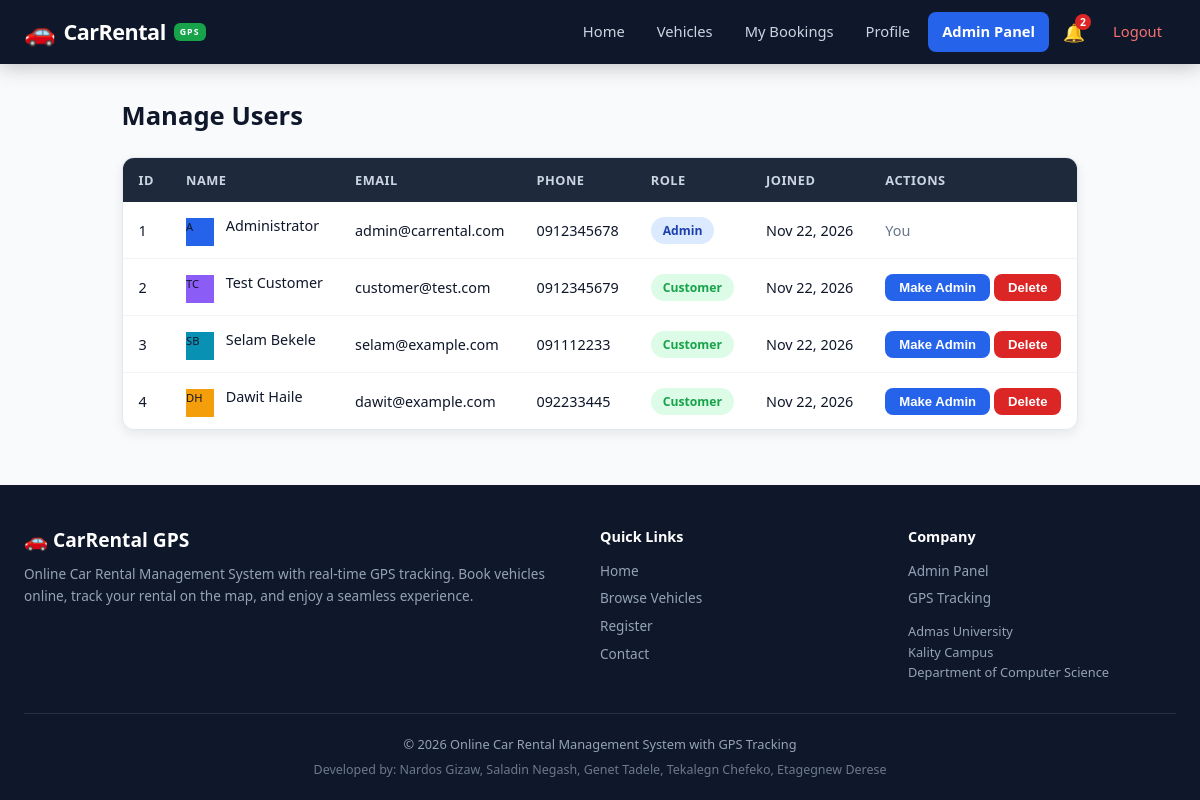
The page /admin/users.php (signed in) on the database its author committed.
### tables this page shows
CREATE TABLE IF NOT EXISTS users (
    id              INT AUTO_INCREMENT PRIMARY KEY,
    full_name       VARCHAR(100)   NOT NULL,
    email           VARCHAR(150)   NOT NULL UNIQUE,
    password        VARCHAR(255)   NOT NULL,
    phone           VARCHAR(20)    DEFAULT NULL,
    role            ENUM('customer','admin') DEFAULT 'customer',
    license_number  VARCHAR(50)    DEFAULT NULL,
    license_image   VARCHAR(255)   DEFAULT NULL,
    avatar_color    VARCHAR(7)     DEFAULT '#2563eb',
    status          ENUM('active','suspended','pending_verification') DEFAULT 'active',
    created_at      TIMESTAMP      DEFAULT CURRENT_TIMESTAMP,
    updated_at      TIMESTAMP      DEFAULT CURRENT_TIMESTAMP ON UPDATE CURRENT_TIMESTAMP
);

### config/database.php (called while the page is built, shortened)
<?php
function db() {
    static $pdo = null;
    if ($pdo === null) {
        try {
            $dsn = 'mysql:host=' . DB_HOST . ';port=' . DB_PORT . ';dbname=' . DB_NAME . ';charset=utf8mb4';
            $pdo = new PDO($dsn, DB_USER, DB_PASS, [
                PDO::ATTR_ERRMODE            => PDO::ERRMODE_EXCEPTION,
                PDO::ATTR_DEFAULT_FETCH_MODE => PDO::FETCH_ASSOC,
                PDO::ATTR_EMULATE_PREPARES   => false,
            ]);
        } catch (PDOException $e) {
            die('Database connection failed: ' . $e->getMessage());
        }
    }
    return $pdo;
}

### includes/functions.php (called while the page is built, shortened)
<?php
function e(string $str): string {
    return htmlspecialchars($str, ENT_QUOTES, 'UTF-8');
}
function formatDate($date): string {
    return date('M d, Y', strtotime($date));
}
function avatarColor(string $name): string {
    $colors = ['#2563eb', '#16a34a', '#f59e0b', '#dc2626', '#8b5cf6', '#0891b2', '#db2777'];
    return $colors[crc32($name) % count($colors)];
}
function initials(string $name): string {
    $parts = explode(' ', trim($name));
    $out = '';
    foreach ($parts as $p) { $out .= strtoupper($p[0] ?? ''); }
    return substr($out, 0, 2) ?: '?';
}

### admin/users.php (the view, shortened to what this page needs)
<?php
require_once __DIR__ . '/../includes/functions.php';
$users = db()->query('SELECT * FROM users ORDER BY created_at DESC')->fetchAll();
include __DIR__ . '/../includes/header.php';
?>
<h2 class="page-title">Manage Users</h2>
<div class="table-card">
    <table>
        <thead>
            <tr><th>ID</th><th>Name</th><th>Email</th><th>Phone</th><th>Role</th><th>Joined</th><th>Actions</th></tr>
        </thead>
        <tbody>
            <?php foreach ($users as $u): ?>
            <tr>
                <td><?= $u['id'] ?></td>
                <td>
                    <div class="r-avatar" style="display:inline-flex;background:<?= avatarColor($u['full_name']) ?>;width:28px;height:28px;font-size:.7rem;margin-right:8px;">
                        <?= e(initials($u['full_name'])) ?>
                    </div>
                    <?= e($u['full_name']) ?>
                </td>
                <td><?= e($u['email']) ?></td>
                <td><?= e($u['phone'] ?: '-') ?></td>
                <td><span class="badge <?= $u['role'] ?>"><?= ucfirst($u['role']) ?></span></td>
                <td><?= formatDate($u['created_at']) ?></td>
                <td>
                    <?php if ($u['id'] != $_SESSION['user_id']): ?>
                        <div class="d-flex" style="gap:4px;">
                            <?php if ($u['role'] === 'customer'): ?>
                                <form method="POST" style="display:inline;">
                                    <button type="submit" class="btn btn-primary btn-sm">Make Admin</button>
                                </form>
                            <?php endif; ?>
                            <?php if ($u['id'] != 1): ?>
                                <form method="POST" style="display:inline;">
                                    <button type="submit" class="btn btn-danger btn-sm" onclick="return confirm('Delete user <?= e($u['full_name']) ?>?')">Delete</button>
                                </form>
                            <?php endif; ?>
                        </div>
                    <?php else: ?>
                        <span style="color:var(--gray);">You</span>
                    <?php endif; ?>
                </td>
            </tr>
            <?php endforeach; ?>
        </tbody>
    </table>
</div>
<?php include __DIR__ . '/../includes/footer.php'; ?>

### assets/css/style.css (style rules this page uses)
:root { --primary: #2563eb; --primary-lt: #3b82f6; --primary-dk: #1e40af; --accent: #f59e0b; --accent-dk: #d97706; --danger: #dc2626; --danger-lt: #fee2e2; --success: #16a34a; --success-lt: #dcfce7; --warning: #eab308; --warning-lt: #fef9c3; --dark: #0f172a; --dark2: #1e293b; --gray: #64748b; --gray-lt: #94a3b8; --light: #f1f5f9; --lighter: #f8fafc; --white: #ffffff; --radius: 12px; --radius-sm: 8px; --radius-lg: 20px; --shadow-sm: 0 1px 3px rgba(0,0,0,.08); --shadow: 0 4px 12px rgba(0,0,0,.08); --shadow-lg: 0 8px 24px rgba(0,0,0,.12); --shadow-xl: 0 16px 48px rgba(0,0,0,.16); --gradient: linear-gradient(135deg, #2563eb 0%, #1e40af 100%); --gradient-accent: linear-gradient(135deg, #f59e0b 0%, #d97706 100%); --transition: all .25s cubic-bezier(.4,0,.2,1); }
* { margin: 0; padding: 0; box-sizing: border-box; }
html { scroll-behavior: smooth; }
body { font-family: 'Segoe UI', -apple-system, BlinkMacSystemFont, Tahoma, sans-serif; background: var(--lighter); color: var(--dark); line-height: 1.6; min-height: 100vh; display: flex; flex-direction: column; }
.page-title { font-size: 1.6rem; font-weight: 700; margin-bottom: 20px; color: var(--dark); }
.d-flex { display: flex; align-items: center; gap: 10px; }
.badge { display: inline-flex; align-items: center; gap: 4px; padding: 4px 12px; border-radius: 20px; font-size: .76rem; font-weight: 600; text-transform: capitalize; }
.btn { display: inline-flex; align-items: center; justify-content: center; gap: 6px; padding: 10px 22px; border: none; border-radius: var(--radius-sm); font-size: .92rem; font-weight: 600; cursor: pointer; transition: var(--transition); text-decoration: none; white-space: nowrap; }
.btn-primary { background: var(--primary); color: var(--white); }
.btn-danger { background: var(--danger); color: var(--white); }
.btn-sm { padding: 6px 14px; font-size: .82rem; }
.table-card { background: var(--white); border-radius: var(--radius); box-shadow: var(--shadow); overflow-x: auto; border: 1px solid #e2e8f0; }
table { width: 100%; border-collapse: collapse; }
table thead { background: var(--dark2); }
table thead th { color: #cbd5e1; padding: 12px 16px; text-align: left; font-size: .8rem; font-weight: 600; text-transform: uppercase; letter-spacing: .5px; white-space: nowrap; }
table tbody tr { border-bottom: 1px solid var(--light); transition: var(--transition); }
table tbody td { padding: 12px 16px; font-size: .9rem; white-space: nowrap; }
table tbody tr:last-child { border-bottom: none; }
.badge.admin { background: #dbeafe; color: #1e40af; }
.badge.customer { background: var(--success-lt); color: var(--success); }

### rows shown on the page
users: id "1", full_name "A", full_name "Administrator", email "admin@carrental.com", phone "0912345678", role "Admin", created_at "Nov 22, 2026", shows "You"
users: id "2", full_name "TC", full_name "Test Customer", email "customer@test.com", phone "0912345679", role "Customer", created_at "Nov 22, 2026"
users: id "3", full_name "SB", full_name "Selam Bekele", email "selam@example.com", phone "091112233", role "Customer", created_at "Nov 22, 2026"
users: id "4", full_name "DH", full_name "Dawit Haile", email "dawit@example.com", phone "092233445", role "Customer", created_at "Nov 22, 2026"

### other values the page prints
$unread "2"
